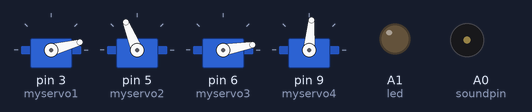
Recording of a sketch running on a simulated Arduino Uno, built with avr-gcc and run on an emulated ATmega328P. Shown: 4 × servo, output pins drawn as LEDs (lit = HIGH), buzzer (waves = sounding). No radio packets arrive unless stated.

Above: at 0.1 s.
At 4.4 s:
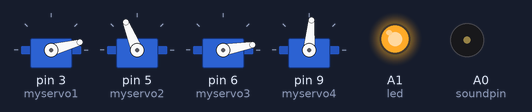
At 11.2 s:
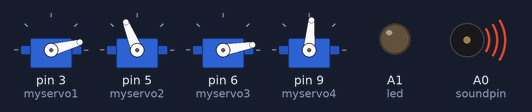
At 19.6 s:
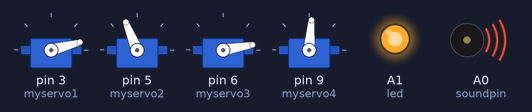
Timing chart, 0 to 23.4 s (numbered marks = the images above):
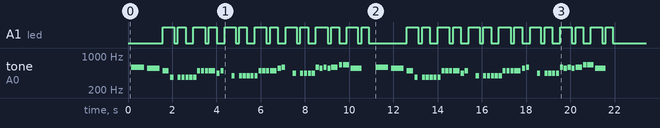

The sketch:

Aux_Receiver.ino
```cpp
#include <SPI.h>      //SPI library for communicate with the nRF24L01+
#include "RF24.h"     //The main library of the nRF24L01+
#include <Servo.h>
#include "pitches.h"


const int led=A1;
int noteDuration;
int pauseBetweenNotes = 0;
int negra;

//Define packet for the direction (X axis and Y axis)
int data[5];
int curDist = 0;
const int soundpin=A0;

//Define object from RF24 library - 9 and 10 are a digital pin numbers to which signals CE and CSN are connected
RF24 radio(7,8);

//Create a pipe addresses for the communicate
const uint64_t pipe1 = 0xE8E8F0F0D2LL;

Servo myservo1;
Servo myservo2;
Servo myservo3;
Servo myservo4;

int data1[5];

void setup()
{
  Serial.begin(9600);
  radio.begin();                    //Start the nRF24 communicate
  radio.openReadingPipe(1, pipe1);   //Sets the address of the transmitter to which the program will receive data.
  //radio.setPALevel(RF24_PA_MIN);
  radio.startListening();

  pinMode(3,OUTPUT);
  pinMode(5,OUTPUT);
  pinMode(6,OUTPUT);
  pinMode(9,OUTPUT);

  pinMode(soundpin,OUTPUT);
  digitalWrite(soundpin,LOW);

  myservo1.attach(3);
  myservo2.attach(5);
  myservo3.attach(6);
  myservo4.attach(9);

  myservo1.write(15);
  myservo2.write(112);
  myservo3.write(10);
  myservo4.write(85);

  /*myservo1.write(73);
  myservo2.write(15);
  myservo3.write(112);
  myservo4.write(10);*/
  delay(150);// put your setup code here, to run once:

  //Despacito tune
  pinMode(led, OUTPUT);
  digitalWrite(led, LOW);
  negra=640;
  chorus();
  chorus();

  delay(150);
}

void loop()
{

  if (radio.available())
  {
    radio.read(data1, sizeof(data1));

    int val1=data1[0];
    val1=map(val1,1023,0,10,143);
    myservo1.write(val1);
    delay(10);
    //Serial.print("val1  ");
    //Serial.println(val1);
    //delay(500);

    int val2=data1[1];
    val2=map(val2,1023,0,33,143);
    myservo2.write(val2);
    delay(10);
    //Serial.print("val2  ");
    //Serial.println(val2);
    //delay(500);

    int val3=data1[2];
    val3=map(val3,0,1023,0,180);
    myservo3.write(val3);
    delay(10);
    //Serial.print("val3  ");
    //Serial.println(val3);
    //delay(500);

    int val4=data1[3];
    val4=map(val4,0,1023,0,180);
    myservo4.write(val4);
    delay(10);
    //Serial.print("val4  ");
    //Serial.println(val4);
    //delay(500);

    curDist=data1[4];

      if(curDist < 30 && curDist >= 20)
        {
          sound3();
        }
      else if(curDist  < 20 && curDist >= 10)
        {
          sound2();
        }
      else if(curDist  < 10)
        {
          sound1();
        }

  }
  /*else
  {
    digitalWrite(soundpin,HIGH);
    delay(200);
    digitalWrite(soundpin,LOW);
    delay(1000);
  }*/

}

void sound1()
{
  digitalWrite(soundpin,HIGH);
  delay(100);
  digitalWrite(soundpin,LOW);
}

void sound2()
{
  digitalWrite(soundpin,HIGH);
  delay(100);
  digitalWrite(soundpin,LOW);
  delay(100);
  digitalWrite(soundpin,HIGH);
  delay(100);
  digitalWrite(soundpin,LOW);
}

void sound3()
{
  digitalWrite(soundpin,HIGH);
  delay(100);
  digitalWrite(soundpin,LOW);
  delay(100);
  digitalWrite(soundpin,HIGH);
  delay(100);
  digitalWrite(soundpin,LOW);
  delay(100);
  digitalWrite(soundpin,HIGH);
  delay(100);
  digitalWrite(soundpin,LOW);
}

void chorus(){
     notars(negra, NOTE_D5);
     notars(negra, NOTE_CS5);digitalWrite(led, HIGH);   // (1)
     notars(negra/2, NOTE_B4);
     notars(negra/4, NOTE_FS4);digitalWrite(led, LOW);    // (2)
     delay(negra/4); digitalWrite(led, HIGH);   // (3)
     notars(negra/4, NOTE_FS4);
     notars(negra/4, NOTE_FS4);
digitalWrite(led, LOW);    // (4)
     notars(negra/4, NOTE_FS4);
     notars(negra/4, NOTE_FS4);digitalWrite(led, HIGH);   //  (1)

     notars(negra/4, NOTE_FS4);

     notars(negra/4, NOTE_B4);
     notars(negra/4, NOTE_B4);digitalWrite(led, LOW);    //  (2)
     notars(negra/4, NOTE_B4);digitalWrite(led, HIGH);   //  (3)
     notars(negra/2, NOTE_B4);digitalWrite(led, LOW);    //  (4)

     notars(negra/4, NOTE_A4);

     notars(negra/4, NOTE_B4);digitalWrite(led, HIGH);   //  (1)
     delay(negra/4);
     delay(negra/4);
     notars(negra/4, NOTE_G4);  digitalWrite(led, LOW);    //  (2)
     delay(negra/4);digitalWrite(led, HIGH);   //  (3)
//......
     notars(negra/4, NOTE_G4);
     notars(negra/4, NOTE_G4);digitalWrite(led, LOW);    //  (4)
     notars(negra/4, NOTE_G4);
     notars(negra/4, NOTE_G4);digitalWrite(led, HIGH);   //  (1)
     notars(negra/4, NOTE_G4);

     notars(negra/4, NOTE_B4);
     notars(negra/4, NOTE_B4);  digitalWrite(led, LOW);    //  (2)
     notars(negra/4, NOTE_B4);digitalWrite(led, HIGH);   //  (3)
     notars(negra/2, NOTE_B4);digitalWrite(led, LOW);    //  (4)

     notars(negra/4, NOTE_CS5);
     notars(negra/4, NOTE_D5);digitalWrite(led, HIGH);   //  (1)
     delay(negra/4);
     delay(negra/4);
     notars(negra/4, NOTE_A4);digitalWrite(led, LOW);    //  (2)
     delay(negra/4);digitalWrite(led, HIGH);   //  (3)

     notars(negra/4, NOTE_A4);
     notars(negra/4, NOTE_A4);digitalWrite(led, LOW);    //  (4)
     notars(negra/4, NOTE_A4);
     notars(negra/4, NOTE_A4);digitalWrite(led, HIGH);   //  (1)

     notars(negra/4, NOTE_D5);
     notars(negra/4, NOTE_CS5);
     notars(negra/4, NOTE_D5);digitalWrite(led, LOW);    //  (2)
     notars(negra/4, NOTE_CS5);digitalWrite(led, HIGH);   //  (3)
     notars(negra/2, NOTE_D5);digitalWrite(led, LOW);    //  (4)
     //
     notars(negra/4, NOTE_E5);
     notars_jai(negra/2, NOTE_E5,negra/4);  // (1)
//     notars(negra/2, NOTE_E5);

    //-----------------------------------------------
      tone(soundpin,NOTE_CS5 ,negra*3/4);
    //-----------------------------------------------
      delay(negra/4);
      delay(negra/4);
     digitalWrite(led, LOW);    //  (2)
      delay(negra/4);
     digitalWrite(led, HIGH);   //  (3)
     noTone(soundpin);
     delay(negra/4);

     //--------------
     delay(negra/4);
     digitalWrite(led, LOW);    //  (4)

     delay(negra/4);
     delay(negra/4);

}
void notars(int noteDuration,int LaNota ){

    //noteDuration=negra/4;
  tone(soundpin,LaNota ,noteDuration*0.9);
//      pauseBetweenNotes = noteDuration * 1.30;
      pauseBetweenNotes = noteDuration * 1.1;
      delay(pauseBetweenNotes);
      noTone(soundpin);


}
void notars_jai(int noteDuration,int LaNota ,int Desfase){

    //noteDuration=negra/4;
  tone(soundpin,LaNota ,noteDuration*0.9);
//      pauseBetweenNotes = noteDuration * 1.30;
      pauseBetweenNotes = noteDuration * 1.1;
      delay(Desfase);

       digitalWrite(led, HIGH);   //  (1)

        delay(pauseBetweenNotes-Desfase);
      noTone(soundpin);


}
```
